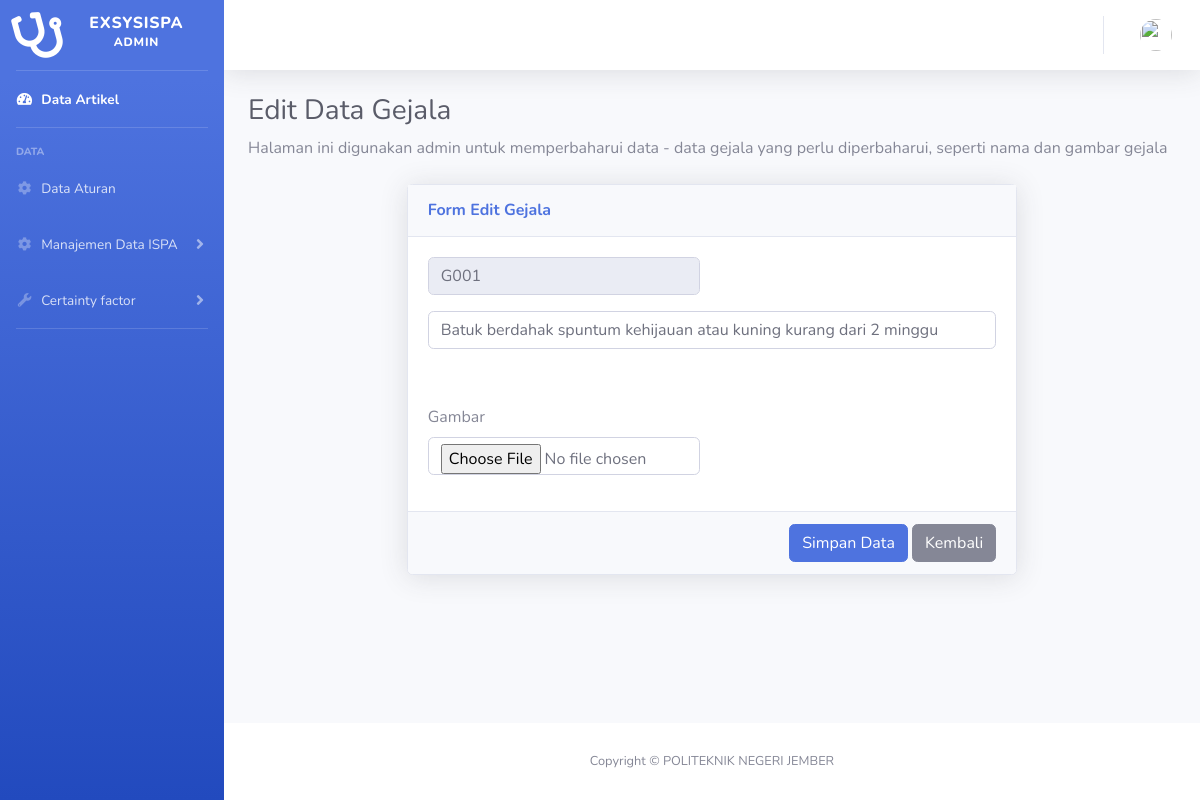
Screenshot of /edit-gejala/2 with the database file from the repository.
### tables this page shows
CREATE TABLE `tb_gejala` (
  `id_gejala` int(11) NOT NULL,
  `kode_gejala` varchar(10) NOT NULL,
  `nama_gejala` varchar(100) NOT NULL,
  `image_gejala` varchar(128) NOT NULL,
  `gejala_inputdate` timestamp NOT NULL DEFAULT current_timestamp() ON UPDATE current_timestamp()
);

### application/controllers/backend/Gejala.php (called while the page is built, shortened)
<?php
class Gejala extends CI_Controller {
public function __construct()
    {
         $this->load->model('gejala_model');
         $this->load->library('form_validation');
         $this->load->library('upload');
}
    public function update($id_gejala)
    {
        $where = array('id_gejala' => $id_gejala);
        $gejala = $this->gejala_model->getById($where);
        $data['is_active'] = 'gjl';
        $data['title'] = "Edit Detail Gejala | Expert System Buah Naga";
        $data['judulHalaman'] = "Edit Data Gejala";
        $data['detailHalaman'] = "Halaman ini digunakan admin untuk memperbaharui data - data gejala yang perlu diperbaharui, seperti nama dan gambar gejala";
        $data['cardHeader'] = 'Form Edit Gejala';
        $data['user'] = $this->db->get_where('tb_user', ['user_email' => $this->session->userdata('email')])->row_array();
        $data['gejaladata'] = $gejala;
        $this->form_validation->set_rules('nama_gj', 'Gejala', 'required|trim', [
            'required' => 'Gejala tidak boleh kosong!'
        ]);
        if ($this->form_validation->run() == FALSE) {
            $this->load->view('backend/_partials/header', $data);
            $this->load->view('backend/_partials/sidebar', $data);
            $this->load->view('backend/_partials/topbar', $data);
            $this->load->view('backend/data/gejala/edit-gejala', $data);
            $this->load->view('backend/_partials/footer');
        }
    }
}

### index.php (called while the page is built, shortened)
<?php
require_once BASEPATH.'core/CodeIgniter.php';

### application/models/Gejala_model.php (called while the page is built, shortened)
<?php
class Gejala_model extends CI_Model
{
    private $_table = 'tb_gejala';
    public function getById($id)
    {
        return $this->db->get_where($this->_table, $id)->row_array();
    }
}

### application/views/backend/data/gejala/edit-gejala.php (the view, shortened to what this page needs)
<div class="container-fluid">
    <h1 class="h3 mb-2 text-gray-800"><?= $judulHalaman ?></h1>
    <p class="mb-4"><?= $detailHalaman ?></p>
    <div class="row justify-content-center">
        <div class="col-md-8">
            <div class="card shadow mb-4">
                <form action="<?= base_url('edit-gejala/' . $gejaladata['id_gejala']) ?>" method="post" enctype="multipart/form-data">
                    <div class="card-header py-3">
                        <h6 class="m-0 font-weight-bold text-primary"><?= $cardHeader ?></h6>
                    </div>
                    <div class="card-body">
                        <div class="form-group row">
                            <div class="col-sm-6 mb-3 mb-sm-0">
                                <input type="text" class="form-control form-control-user" name="kd" id="kd" readonly value="<?= $gejaladata['kode_gejala'] ?>">
                            </div>
                        </div>
                        <div class="form-group row">
                            <div class="col mb-3 mb-sm-0">
                                <input type="text" class="form-control form-control-user" name="nama_gj" id="nama_gj" value="<?= $gejaladata['nama_gejala'] ?>"><?= form_error('nama_hp', '<small class="text-danger pl-3">', '</small>') ?>
                            </div>
                        </div>
                        <div class="form-group row">
                            <div class="col-sm-6">
                                <label for="image">Gambar</label>
                                <input type="file" accept="image/*" class="form-control form-control-user" name="image" id="image">
                            </div>
                        </div>
                    </div>
                    <div class="card-footer">
                        <div class="text-right">
                            <button class="btn btn-primary" type="submit">Simpan Data</button>
                            <a href="javascript:window.history.go(-1);" class="btn btn-secondary btn-user">Kembali</a>
                        </div>
                    </div>
                </form>
            </div>
        </div>
    </div>
</div>
</div>

### rows the page displays
tb_gejala: kd "G001", nama_gj "Batuk berdahak spuntum kehijauan atau kuning kurang dari 2 minggu"

### other values shown
$judulHalaman "Edit Data Gejala"
$detailHalaman "Halaman ini digunakan admin untuk memperbaharui data - data gejala yang perlu diperbaharui, seperti nama dan gambar gejala"
$cardHeader "Form Edit Gejala"
